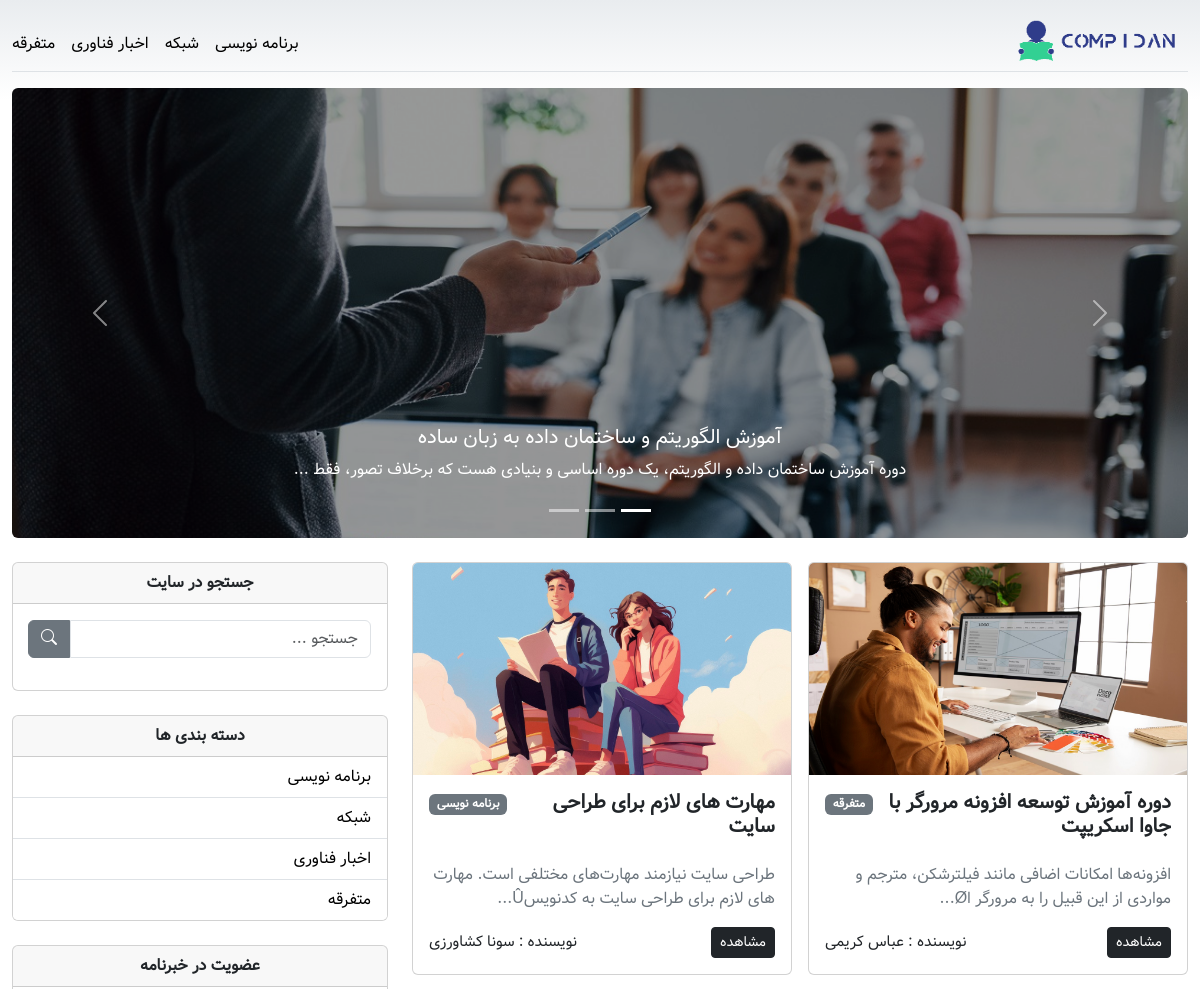
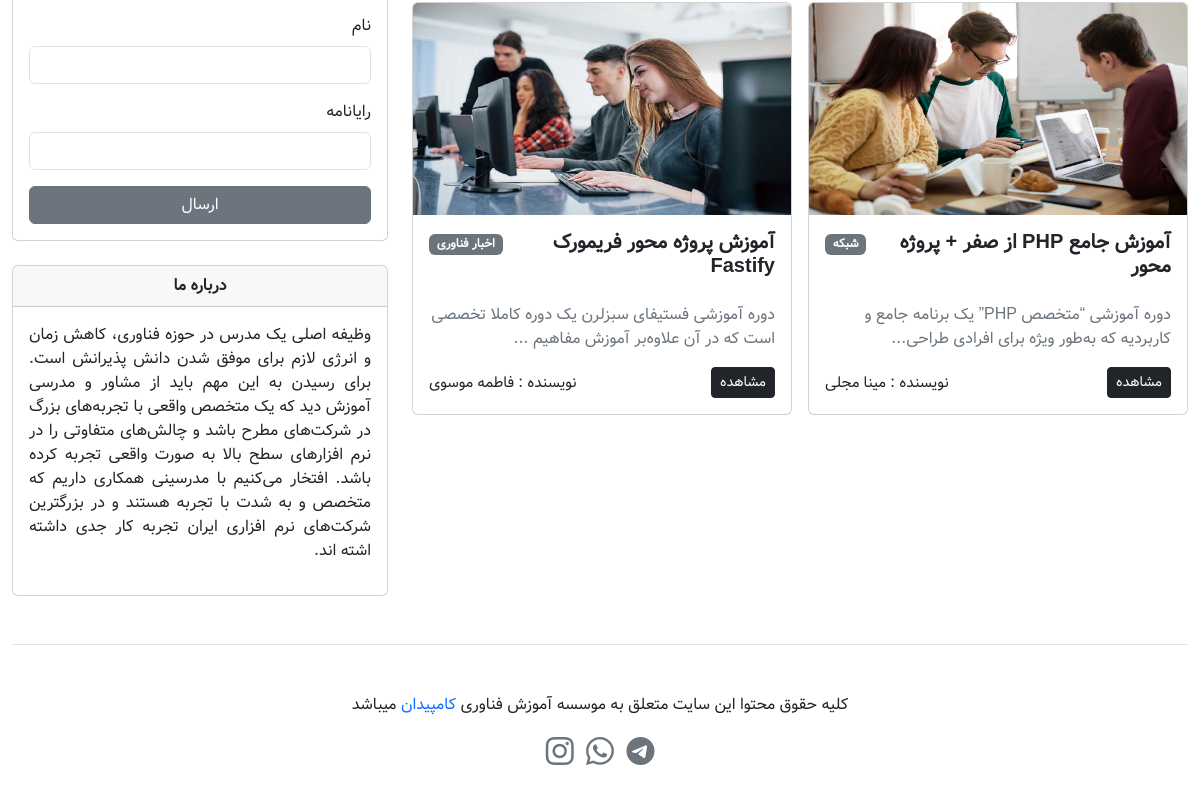
The page /phpsite/index.php on the database as committed earlier (2 pictures, top to bottom).
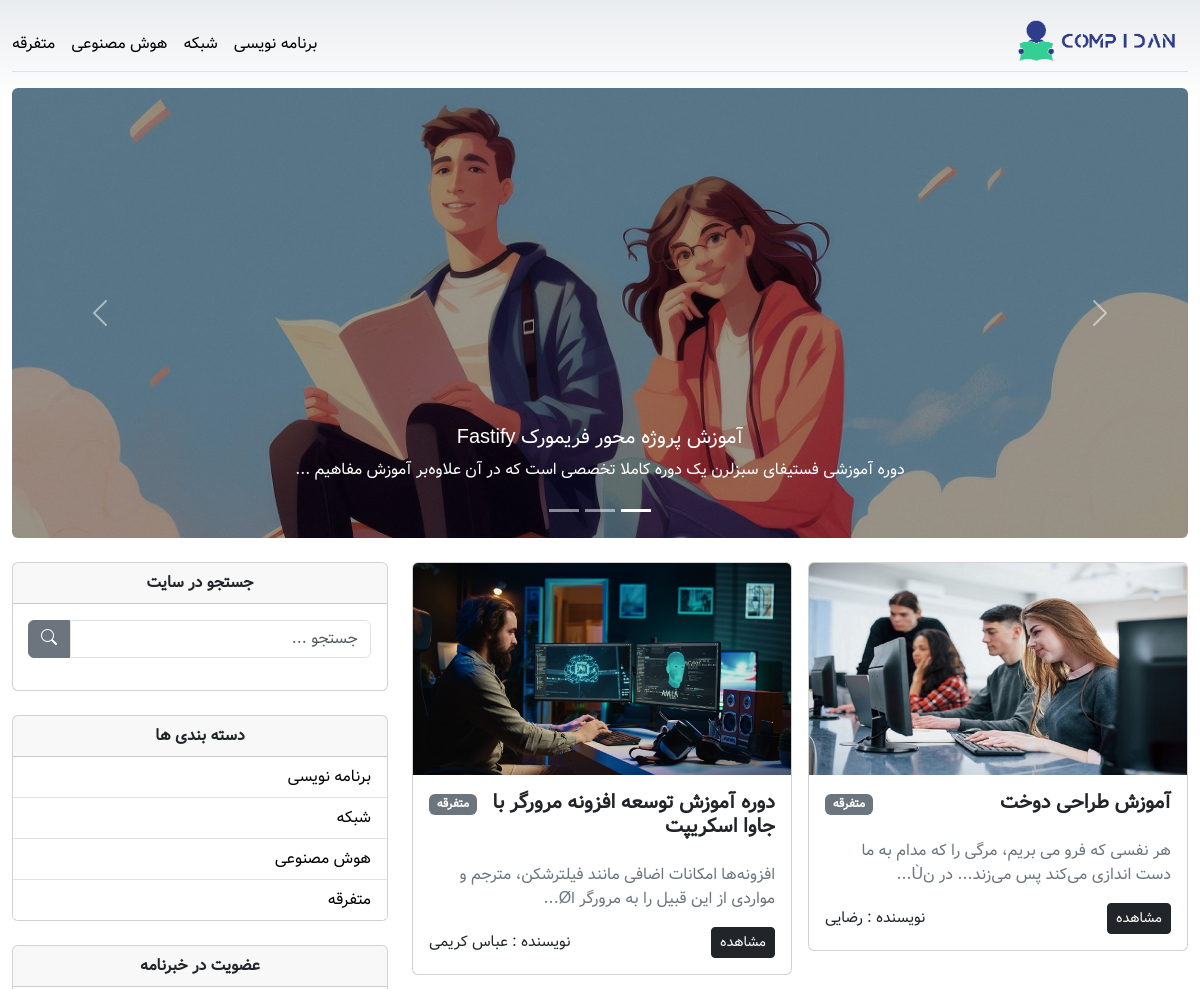
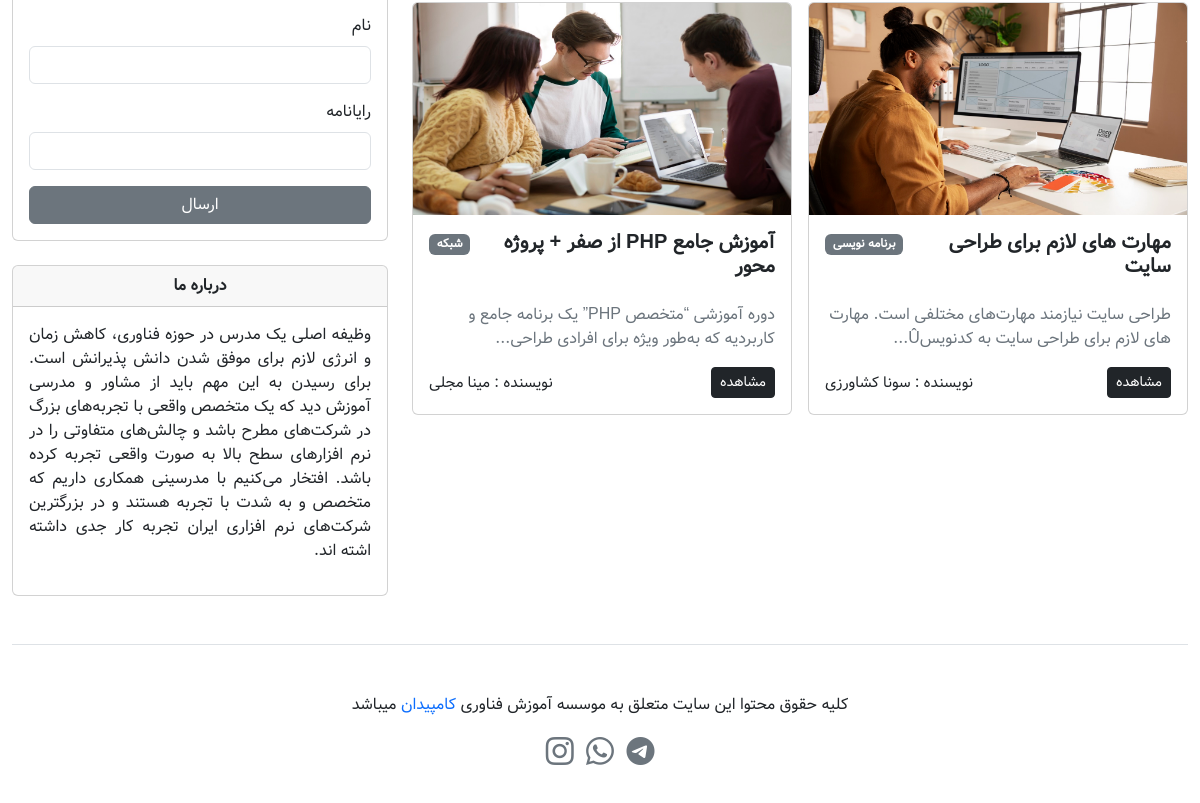
The same page on the database as committed later (2 pictures, top to bottom).
### tables this page shows
CREATE TABLE `categories` (
  `id` int(11) NOT NULL,
  `title` varchar(255) NOT NULL
);

CREATE TABLE `posts` (
  `id` int(11) NOT NULL,
  `title` varchar(255) NOT NULL,
  `body` text NOT NULL,
  `category_id` int(11) NOT NULL,
  `author` varchar(255) NOT NULL,
  `image` varchar(255) NOT NULL
);

### phpsite/index.php (the view)
<?php
include "include/db.php";
include "include/layout/header.php";
if (isset($_GET['id'])) {
  $postha = $connection->query("SELECT * FROM posts WHERE category_id={$_GET['id']} ORDER BY id DESC LIMIT 4");
} else {
  $postha = $connection->query("SELECT * FROM posts ORDER BY id DESC LIMIT 4");
}
?>
<main>
  <?php include "include/layout/slider.php"; ?>
  <section class="mt-4">
    <div class="row">
      <div class="col-lg-8">
        <div class="row g-3">
          <?php foreach ($postha as $post):
            $category = $connection->query("SELECT * FROM categories WHERE id={$post['category_id']}")->fetch();
          ?>
            <div class="col-sm-6">
              <div class="card">
                <img src="./assets/images/<?= $post['image'] ?>" class="card-img-top" alt="post-image" />
                <div class="card-body">
                  <div class="d-flex justify-content-between">
                    <h5 class="card-title fw-bold"><?= $post['title'] ?></h5>
                    <div>
                      <span class="badge text-bg-secondary"><?= $category['title'] ?></span>
                    </div>
                  </div>
                  <p class="card-text text-secondary pt-3">
                    <?= substr($post['body'], 0, 150) . "..."  ?>
                  </p>
                  <div class="d-flex justify-content-between align-items-center">
                    <a href="single.html" class="btn btn-sm btn-dark">مشاهده</a>
                    <p class="fs-7 mb-0">نویسنده : <?= $post['author'] ?></p>
                  </div>
                </div>
              </div>
            </div>
          <?php endforeach ?>
        </div>
      </div>
      <?php include "include/layout/sidebar.php" ?>
    </div>
  </section>
</main>
<?php include "include/layout/footer.php" ?>

### phpsite/include/layout/header.php (shortened to what this page needs)
<?php
$categories = $connection->query("SELECT * FROM categories");
?>
<!DOCTYPE html>
<html dir="rtl" lang="fa">
<head>
  <link rel="stylesheet" href="https://cdn.jsdelivr.net/npm/bootstrap-icons@1.10.5/font/bootstrap-icons.css" />
  <link
    href="https://cdn.jsdelivr.net/npm/bootstrap@5.3.1/dist/css/bootstrap.min.css"
    rel="stylesheet"
 />
  <link rel="stylesheet" href="./assets/css/style.css" />
</head>
<body>
  <div class="container py-3">
    <header class="d-flex flex-column flex-md-row align-items-center border-bottom mb-3">
      <a class="navbar-brand" href="index.php">
        <img src="assets/images/logo.png" style="width: 180px" />
      </a>
      <nav class="d-inline-flex mt-2 mt-md-0 me-md-auto">
        <?php foreach ($categories as $category): ?>
          <a class="me-3 py-2 link-body-emphasis text-decoration-none <?= (!empty($_GET['id']) && $category['id'] == $_GET['id']) ? 'fw-bold' : '' ?>" href="index.php?id=<?= $category['id'] ?>">
            <?= $category['title'] ?>
          </a>
        <?php endforeach ?>
      </nav>
    </header>

### phpsite/include/layout/slider.php (shortened to what this page needs)
<?php
$sliders = $connection->query("SELECT * FROM posts_slider");
?>
<section>
  <div id="carousel" class="carousel slide">
    <div class="carousel-indicators">
      <button type="button" data-bs-target="#carousel" data-bs-slide-to="0" class="active"></button>
      <button type="button" data-bs-target="#carousel" data-bs-slide-to="1"></button>
      <button type="button" data-bs-target="#carousel" data-bs-slide-to="2"></button>
    </div>
    <div class="carousel-inner rounded">
      <?php foreach ($sliders as $slider):
        $postId = $slider['post_id'];
        $posts = $connection->query("SELECT * FROM posts WHERE id= $postId");
        foreach ($posts as $post):
      ?>
          <div class="carousel-item overlay carousel-height <?= $slider['active'] ? 'active' : '' ?>">
            <img src="./assets/images/<?= $post['image'] ?>" class="d-block w-100" alt="post-image" />
            <div class="carousel-caption d-none d-md-block">
              <h5><?= $post['title'] ?></h5>
              <p><?= substr($post['body'], 0, 150) . "..."  ?></p>
            </div>
          </div>
        <?php endforeach ?>
      <?php endforeach ?>
    </div>
    <button class="carousel-control-prev" type="button" data-bs-target="#carousel" data-bs-slide="prev">
      <span class="carousel-control-prev-icon"></span>
    </button>
    <button class="carousel-control-next" type="button" data-bs-target="#carousel" data-bs-slide="next">
      <span class="carousel-control-next-icon"></span>
    </button>
  </div>
</section>

### phpsite/include/layout/sidebar.php
<?php
$categories = $connection->query("SELECT * FROM categories");
?>
<div class="col-lg-4">
    <div class="card">
        <p class="fw-bold fs-6 card-header text-center">جستجو در سایت</p>
        <div class="card-body">
            <form action="search.html">
                <div class="input-group mb-3">
                    <input type="text" class="form-control" placeholder="جستجو ..." />
                    <button class="btn btn-secondary" type="submit">
                        <i class="bi bi-search"></i>
                    </button>
                </div>
            </form>
        </div>
    </div>
    <div class="card mt-4">
        <div class="fw-bold fs-6 card-header text-center">دسته بندی ها</div>
        <ul class="list-group list-group-flush p-0">
            <?php foreach ($categories as $category): ?>
                <li class="list-group-item">
                    <a class="link-body-emphasis text-decoration-none" href="index.php?id=<?= $category['id'] ?>"> <?= $category['title'] ?></a>
                </li>
            <?php endforeach ?>
        </ul>
    </div>
    <div class="card mt-4">
        <p class="fw-bold fs-6 card-header text-center">عضویت در خبرنامه</p>
        <div class="card-body">
            <form>
                <div class="mb-3">
                    <label class="form-label">نام</label>
                    <input type="text" class="form-control" />
                </div>
                <div class="mb-3">
                    <label class="form-label">رایانامه</label>
                    <input type="email" class="form-control" />
                </div>
                <div class="d-grid gap-2">
                    <button type="submit" class="btn btn-secondary">ارسال</button>
                </div>
            </form>
        </div>
    </div>
    <div class="card mt-4">
        <p class="fw-bold fs-6 card-header text-center">درباره ما</p>
        <div class="card-body">
            <p class="text-justify">
                وظیفه اصلی یک مدرس در حوزه فناوری، کاهش زمان و انرژی لازم برای موفق شدن دانش پذیرانش است. برای رسیدن به این مهم باید از مشاور و مدرسی آموزش دید که یک متخصص
                واقعی با تجربه‌های بزرگ در شرکت‌های مطرح باشد و چالش‌های متفاوتی را در نرم افزارهای سطح بالا به صورت واقعی تجربه کرده باشد. افتخار می‌کنیم با مدرسینی همکاری
                داریم که متخصص و به شدت با تجربه هستند و در بزرگترین شرکت‌های نرم افزاری ایران تجربه کار جدی داشته اشته اند.
            </p>
        </div>
    </div>
</div>

### phpsite/include/layout/footer.php (shortened to what this page needs)
<footer class="text-center pt-4 my-md-5 pt-md-5 border-top">
    <div class="row flex-column">
        <div>
            <p class="">کلیه حقوق محتوا این سایت متعلق به موسسه آموزش فناوری <a href="http://compidan.ir" class="text-decoration-none">کامپیدان</a> میباشد</p>
        </div>
        <div>
            <a href="#"><i class="bi bi-telegram fs-3 text-secondary ms-2"></i></a>
            <a href="#"><i class="bi bi-whatsapp fs-3 text-secondary ms-2"></i></a>
            <a href="#"><i class="bi bi-instagram fs-3 text-secondary"></i></a>
        </div>
    </div>
</footer>
</div>
</body>
</html>

### phpsite/assets/css/style.css (style rules this page uses)
body { background-image: linear-gradient(180deg, #e9ecef, #fff 100px, #fff); background-repeat: no-repeat; font-family: "Vazir", sans-serif; }
.container { max-width: 1200px; }
.text-justify { text-align: justify; }
.overlay:after { content: ""; display: block; position: absolute; top: 0; bottom: 0; left: 0; right: 0; background: black; opacity: 0.4; z-index: 1; }
.carousel-caption { z-index: 2; }
.input-group > :not(:first-child):not(.dropdown-menu):not(.valid-tooltip):not( .valid-feedback ):not(.invalid-tooltip):not(.invalid-feedback) { border-top-right-radius: 0; border-bottom-right-radius: 0; border-top-left-radius: 0.375rem; border-bottom-left-radius: 0.375rem; }
.input-group:not(.has-validation) > :not(:last-child):not(.dropdown-toggle):not(.dropdown-menu):not( .form-floating ) { border-top-left-radius: 0; border-bottom-left-radius: 0; border-top-right-radius: 0.375rem; border-bottom-right-radius: 0.375rem; }
.fs-7 { font-size: 0.95rem; }
@media screen and (min-width: 800px) { .carousel-height { height: 450px; } }

Rows that differ between the two databases and show on the page:
no longer on this page (row unchanged): posts: image (picture), title "آموزش الگوریتم و ساختمان داده به زبان ساده", body "دوره آموزش ساختمان داده و الگوریتم، یک دوره اساسی و بنیادی هست که برخلاف تصور، فقط"
no longer on one of the page's lists (row edited): posts: title "آموزش پروژه محور فریمورک Fastify", category.title "اخبار فناوری", body "دوره آموزشی فستیفای سبزلرن یک دوره کاملا تخصصی است که در آن علاوه‌بر آموزش مفاهیم", author "فاطمه موسوی"
changed categories: title "اخبار فناوری" → "هوش مصنوعی"
added posts: image (picture), title "آموزش طراحی دوخت", category.title "متفرقه", body "هر نفسی که فرو می‌ بریم، مرگی را که مدام به ما دست‌ اندازی می‌کند پس می‌زند... در نÙ", author "رضایی"
changed posts "دوره آموزش توسعه افزونه مرورگر با جاوا اسکریپت": image: a different picture
changed posts "مهارت های لازم برای طراحی سایت": image: a different picture
